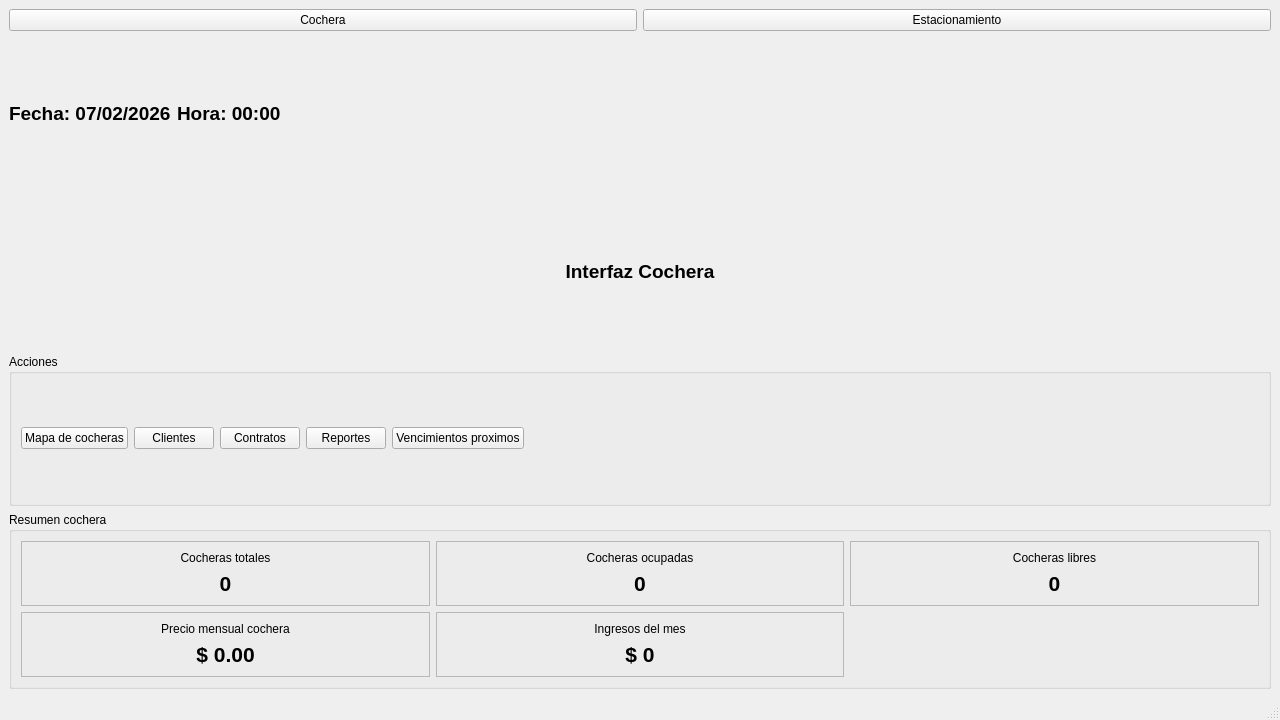
<?xml version="1.0" encoding="UTF-8"?>
<ui version="4.0">
 <class>MainWindow</class>
 <widget class="QMainWindow" name="MainWindow">
  <property name="geometry">
   <rect>
    <x>0</x>
    <y>0</y>
    <width>1280</width>
    <height>720</height>
   </rect>
  </property>
  <property name="minimumSize">
   <size>
    <width>1280</width>
    <height>720</height>
   </size>
  </property>
  <property name="windowTitle">
   <string>MainWindow</string>
  </property>
  <widget class="QWidget" name="centralwidget">
   <layout class="QVBoxLayout" name="verticalLayout">
    <item>
     <layout class="QHBoxLayout" name="modeButtonsLayout">
      <item>
       <widget class="QPushButton" name="btn_cochera">
        <property name="text">
         <string>Cochera</string>
        </property>
       </widget>
      </item>
      <item>
       <widget class="QPushButton" name="btn_estacionamiento">
        <property name="text">
         <string>Estacionamiento</string>
        </property>
       </widget>
      </item>
     </layout>
    </item>
    <item>
     <widget class="QStackedWidget" name="stack">
      <widget class="QWidget" name="page_cochera">
       <layout class="QVBoxLayout" name="cocheraLayout">
        <property name="leftMargin">
         <number>0</number>
        </property>
        <property name="topMargin">
         <number>0</number>
        </property>
        <property name="rightMargin">
         <number>0</number>
        </property>
        <property name="bottomMargin">
         <number>0</number>
        </property>
        <property name="spacing">
         <number>6</number>
        </property>
        <item>
         <layout class="QHBoxLayout" name="fechaHoraLayout">
          <property name="alignment">
           <set>Qt::AlignLeft</set>
          </property>
          <property name="leftMargin">
           <number>0</number>
          </property>
          <property name="topMargin">
           <number>0</number>
          </property>
          <property name="rightMargin">
           <number>0</number>
          </property>
          <property name="bottomMargin">
           <number>0</number>
          </property>
          <item>
           <layout class="QVBoxLayout" name="fechaLayout">
            <item>
             <widget class="QLabel" name="label_fecha_num">
              <property name="font">
               <font>
                <pointsize>14</pointsize>
                <bold>true</bold>
               </font>
              </property>
              <property name="text">
               <string>Fecha: 07/02/2026</string>
              </property>
             </widget>
            </item>
           </layout>
          </item>
          <item>
           <widget class="QLabel" name="label_hora_value">
            <property name="font">
             <font>
              <pointsize>14</pointsize>
              <bold>true</bold>
             </font>
            </property>
            <property name="text">
             <string>Hora: 00:00</string>
            </property>
           </widget>
          </item>
         </layout>
        </item>
        <item>
         <widget class="QLabel" name="label_cochera_title">
          <property name="font">
           <font>
            <pointsize>14</pointsize>
            <bold>true</bold>
           </font>
          </property>
          <property name="alignment">
           <set>Qt::AlignCenter</set>
          </property>
          <property name="text">
           <string>Interfaz Cochera</string>
          </property>
         </widget>
        </item>
        <item>
         <widget class="QGroupBox" name="group_cochera_acciones">
          <property name="title">
           <string>Acciones</string>
          </property>
          <layout class="QHBoxLayout" name="accionesCocheraLayout">
           <item>
            <widget class="QPushButton" name="btn_mapa_cocheras">
             <property name="text">
              <string>Mapa de cocheras</string>
             </property>
            </widget>
           </item>
           <item>
            <widget class="QPushButton" name="btn_clientes">
             <property name="text">
              <string>Clientes</string>
             </property>
            </widget>
           </item>
           <item>
            <widget class="QPushButton" name="btn_contratos">
             <property name="text">
              <string>Contratos</string>
             </property>
            </widget>
           </item>
           <item>
            <widget class="QPushButton" name="btn_reportes">
             <property name="text">
              <string>Reportes</string>
             </property>
            </widget>
           </item>
           <item>
            <widget class="QPushButton" name="btn_vencimientos">
             <property name="text">
              <string>Vencimientos proximos</string>
             </property>
            </widget>
           </item>
           <item>
            <spacer name="accionesCocheraSpacer">
             <property name="orientation">
              <enum>Qt::Horizontal</enum>
             </property>
             <property name="sizeHint" stdset="0">
              <size>
               <width>40</width>
               <height>20</height>
              </size>
             </property>
            </spacer>
           </item>
          </layout>
         </widget>
        </item>
        <item>
         <widget class="QGroupBox" name="group_cochera_resumen">
          <property name="title">
           <string>Resumen cochera</string>
          </property>
          <layout class="QVBoxLayout" name="cochera_resumen_layout">
           <item>
            <layout class="QGridLayout" name="kpiGrid">
             <item row="0" column="0">
              <widget class="QFrame" name="card_total">
               <property name="frameShape">
                <enum>QFrame::StyledPanel</enum>
               </property>
               <layout class="QVBoxLayout" name="cardTotalLayout">
                <item>
                 <widget class="QLabel" name="label_total_title">
                  <property name="alignment">
                   <set>Qt::AlignCenter</set>
                  </property>
                  <property name="text">
                   <string>Cocheras totales</string>
                  </property>
                 </widget>
                </item>
                <item>
                 <widget class="QLabel" name="label_total_value">
                  <property name="font">
                   <font>
                    <pointsize>16</pointsize>
                    <bold>true</bold>
                   </font>
                  </property>
                  <property name="alignment">
                   <set>Qt::AlignCenter</set>
                  </property>
                  <property name="text">
                   <string>0</string>
                  </property>
                 </widget>
                </item>
               </layout>
              </widget>
             </item>
             <item row="0" column="1">
              <widget class="QFrame" name="card_ocupadas">
               <property name="frameShape">
                <enum>QFrame::StyledPanel</enum>
               </property>
               <layout class="QVBoxLayout" name="cardOcupadasLayout">
                <item>
                 <widget class="QLabel" name="label_ocupadas_title">
                  <property name="alignment">
                   <set>Qt::AlignCenter</set>
                  </property>
                  <property name="text">
                   <string>Cocheras ocupadas</string>
                  </property>
                 </widget>
                </item>
                <item>
                 <widget class="QLabel" name="label_ocupadas_value">
                  <property name="font">
                   <font>
                    <pointsize>16</pointsize>
                    <bold>true</bold>
                   </font>
                  </property>
                  <property name="alignment">
                   <set>Qt::AlignCenter</set>
                  </property>
                  <property name="text">
                   <string>0</string>
                  </property>
                 </widget>
                </item>
               </layout>
              </widget>
             </item>
             <item row="0" column="2">
              <widget class="QFrame" name="card_libres">
               <property name="frameShape">
                <enum>QFrame::StyledPanel</enum>
               </property>
               <layout class="QVBoxLayout" name="cardLibresLayout">
                <item>
                 <widget class="QLabel" name="label_libres_title">
                  <property name="alignment">
                   <set>Qt::AlignCenter</set>
                  </property>
                  <property name="text">
                   <string>Cocheras libres</string>
                  </property>
                 </widget>
                </item>
                <item>
                 <widget class="QLabel" name="label_libres_value">
                  <property name="font">
                   <font>
                    <pointsize>16</pointsize>
                    <bold>true</bold>
                   </font>
                  </property>
                  <property name="alignment">
                   <set>Qt::AlignCenter</set>
                  </property>
                  <property name="text">
                   <string>0</string>
                  </property>
                 </widget>
                </item>
               </layout>
              </widget>
             </item>
             <item row="1" column="1">
              <widget class="QFrame" name="card_ingresos">
               <property name="frameShape">
                <enum>QFrame::StyledPanel</enum>
               </property>
               <layout class="QVBoxLayout" name="cardIngresosLayout">
                <item>
                 <widget class="QLabel" name="label_ingresos_title">
                  <property name="alignment">
                   <set>Qt::AlignCenter</set>
                  </property>
                  <property name="text">
                   <string>Ingresos del mes</string>
                  </property>
                 </widget>
                </item>
                <item>
                 <widget class="QLabel" name="label_ingresos_value">
                  <property name="font">
                   <font>
                    <pointsize>16</pointsize>
                    <bold>true</bold>
                   </font>
                  </property>
                  <property name="alignment">
                   <set>Qt::AlignCenter</set>
                  </property>
                  <property name="text">
                   <string>$ 0</string>
                  </property>
                 </widget>
                </item>
               </layout>
              </widget>
             </item>
  
             <item row="1" column="0">
              <widget class="QFrame" name="card_mensual">
               <property name="frameShape">
                <enum>QFrame::StyledPanel</enum>
               </property>
               <layout class="QVBoxLayout" name="cardMensualLayout">
                <item>
                 <widget class="QLabel" name="label_mensual_title">
                  <property name="alignment">
                   <set>Qt::AlignCenter</set>
                  </property>
                  <property name="text">
                   <string>Precio mensual cochera</string>
                  </property>
                 </widget>
                </item>
                <item>
                 <widget class="QLabel" name="label_mensual_value">
                  <property name="font">
                   <font>
                    <pointsize>16</pointsize>
                    <bold>true</bold>
                   </font>
                  </property>
                  <property name="alignment">
                   <set>Qt::AlignCenter</set>
                  </property>
                  <property name="text">
                   <string>$ 0.00</string>
                  </property>
                 </widget>
                </item>
               </layout>
              </widget>
             </item>
            </layout>
           </item>
          </layout>
         </widget>
        </item>
       </layout>
      </widget>
      <widget class="QWidget" name="page_estacionamiento">
       <layout class="QVBoxLayout" name="estacionamientoLayout">
        <item>
         <layout class="QHBoxLayout" name="estFechaHoraLayout">
          <property name="alignment">
           <set>Qt::AlignLeft</set>
          </property>
          <property name="leftMargin">
           <number>0</number>
          </property>
          <property name="topMargin">
           <number>0</number>
          </property>
          <property name="rightMargin">
           <number>0</number>
          </property>
          <property name="bottomMargin">
           <number>0</number>
          </property>
          <item>
           <layout class="QVBoxLayout" name="estFechaLayout">
            <item>
             <widget class="QLabel" name="label_est_fecha_num">
              <property name="font">
               <font>
                <pointsize>14</pointsize>
                <bold>true</bold>
               </font>
              </property>
              <property name="text">
               <string>Fecha: 07/02/2026</string>
              </property>
             </widget>
            </item>
           </layout>
          </item>
          <item>
           <widget class="QLabel" name="label_est_hora_top_value">
            <property name="font">
             <font>
              <pointsize>14</pointsize>
              <bold>true</bold>
             </font>
            </property>
            <property name="text">
             <string>Hora: 00:00</string>
            </property>
           </widget>
          </item>
         </layout>
        </item>
        <item>
         <widget class="QLabel" name="label_estacionamiento">
          <property name="font">
           <font>
            <pointsize>14</pointsize>
            <bold>true</bold>
           </font>
          </property>
          <property name="alignment">
           <set>Qt::AlignCenter</set>
          </property>
          <property name="text">
           <string>Interfaz de Estacionamiento</string>
          </property>
         </widget>
        </item>
        <item>
         <widget class="QGroupBox" name="group_est_acciones">
          <property name="title">
           <string>Acciones</string>
          </property>
          <layout class="QHBoxLayout" name="estAccionesLayout">
           <item>
            <widget class="QPushButton" name="btn_mapa_est">
             <property name="text">
              <string>Mapa de cocheras</string>
             </property>
            </widget>
           </item>
           <item>
            <spacer name="estAccionesSpacer">
             <property name="orientation">
              <enum>Qt::Horizontal</enum>
             </property>
             <property name="sizeHint" stdset="0">
              <size>
               <width>40</width>
               <height>20</height>
              </size>
             </property>
            </spacer>
           </item>
          </layout>
         </widget>
        </item>
       <item>
        <layout class="QVBoxLayout" name="est_kpi_layout">
         <item>
          <widget class="QFrame" name="card_est_hora">
            <property name="frameShape">
             <enum>QFrame::StyledPanel</enum>
            </property>
            <layout class="QVBoxLayout" name="cardEstHoraLayout">
             <item>
              <widget class="QLabel" name="label_est_hora_title">
               <property name="alignment">
                <set>Qt::AlignCenter</set>
               </property>
               <property name="text">
                <string>Hora actual</string>
               </property>
              </widget>
             </item>
             <item>
              <widget class="QLabel" name="label_est_hora_value">
               <property name="font">
                <font>
                 <pointsize>16</pointsize>
                 <bold>true</bold>
                </font>
               </property>
               <property name="alignment">
                <set>Qt::AlignCenter</set>
               </property>
               <property name="text">
                <string>00:00:00</string>
               </property>
              </widget>
             </item>
            </layout>
          </widget>
         </item>
         <item>
          <widget class="QFrame" name="card_est_tarifa">
            <property name="frameShape">
             <enum>QFrame::StyledPanel</enum>
            </property>
            <layout class="QVBoxLayout" name="cardEstTarifaLayout">
             <item>
              <widget class="QLabel" name="label_est_tarifa_title">
               <property name="alignment">
                <set>Qt::AlignCenter</set>
               </property>
               <property name="text">
                <string>Tarifa por hora</string>
               </property>
              </widget>
             </item>
             <item>
              <widget class="QLabel" name="label_est_tarifa_value">
               <property name="font">
                <font>
                 <pointsize>16</pointsize>
                 <bold>true</bold>
                </font>
               </property>
               <property name="alignment">
                <set>Qt::AlignCenter</set>
               </property>
               <property name="text">
                <string>$ 0.00</string>
               </property>
              </widget>
             </item>
            </layout>
          </widget>
         </item>
        </layout>
       </item>
       <item>
        <widget class="QGroupBox" name="group_est_registro">
         <property name="title">
          <string>Registro por hora</string>
         </property>
         <layout class="QVBoxLayout" name="est_registro_layout">
          <item>
           <layout class="QFormLayout" name="est_form_layout">
            <item row="0" column="0">
             <widget class="QLabel" name="label_est_patente">
              <property name="text">
               <string>Patente</string>
              </property>
             </widget>
            </item>
            <item row="0" column="1">
             <widget class="QLineEdit" name="input_patente_est"/>
            </item>
            <item row="1" column="0">
             <widget class="QLabel" name="label_est_espacio">
              <property name="text">
               <string>Espacio (opcional)</string>
              </property>
             </widget>
            </item>
            <item row="1" column="1">
             <widget class="QLineEdit" name="input_espacio_est"/>
            </item>
            <item row="2" column="0">
             <widget class="QLabel" name="label_est_metodo">
              <property name="text">
               <string>Metodo pago</string>
              </property>
             </widget>
            </item>
            <item row="2" column="1">
             <widget class="QComboBox" name="combo_metodo_est">
              <item>
               <property name="text">
                <string>Efectivo</string>
               </property>
              </item>
              <item>
               <property name="text">
                <string>Tarjeta</string>
               </property>
              </item>
              <item>
               <property name="text">
                <string>Transferencia</string>
               </property>
              </item>
             </widget>
            </item>
           </layout>
          </item>
          <item>
           <layout class="QHBoxLayout" name="est_buttons_layout">
            <item>
             <widget class="QPushButton" name="btn_ingreso_est">
              <property name="text">
               <string>Registrar ingreso</string>
              </property>
             </widget>
            </item>
            <item>
             <widget class="QPushButton" name="btn_salida_est">
              <property name="text">
               <string>Registrar salida</string>
              </property>
             </widget>
            </item>
           </layout>
          </item>
          <item>
           <widget class="QLabel" name="label_resultado_est">
            <property name="text">
             <string></string>
            </property>
           </widget>
          </item>
         </layout>
        </widget>
       </item>
       <item>
        <widget class="QGroupBox" name="group_est_activos">
         <property name="title">
          <string>Vehiculos en playa</string>
         </property>
         <layout class="QVBoxLayout" name="est_activos_layout">
          <item>
           <widget class="QTableWidget" name="table_est_activos">
            <property name="columnCount">
             <number>3</number>
            </property>
            <column>
             <property name="text">
              <string>Patente</string>
             </property>
            </column>
            <column>
             <property name="text">
              <string>Espacio</string>
             </property>
            </column>
            <column>
             <property name="text">
              <string>Ingreso</string>
             </property>
            </column>
           </widget>
          </item>
         </layout>
        </widget>
       </item>
      </layout>
     </widget>
     </widget>
    </item>
   </layout>
  </widget>
  <widget class="QMenuBar" name="menubar">
   <property name="geometry">
    <rect>
     <x>0</x>
     <y>0</y>
     <width>900</width>
     <height>33</height>
    </rect>
   </property>
  </widget>
  <widget class="QStatusBar" name="statusbar"/>
 </widget>
 <resources/>
 <connections/>
</ui>
